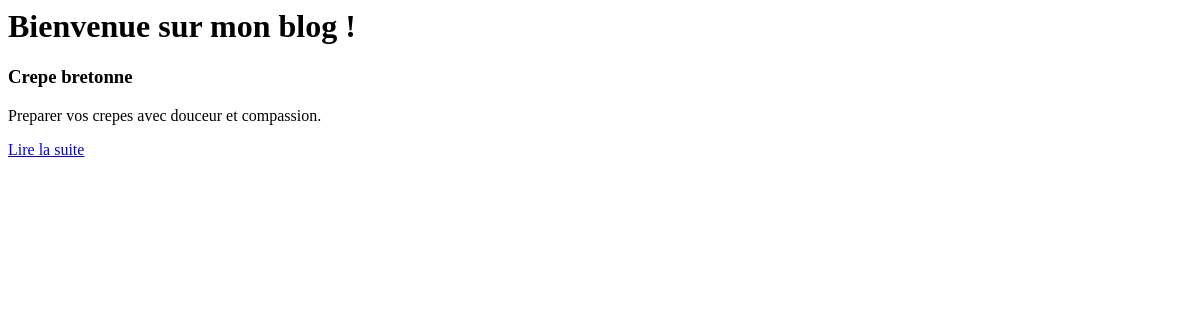
The page /blog/ on the database as committed earlier.
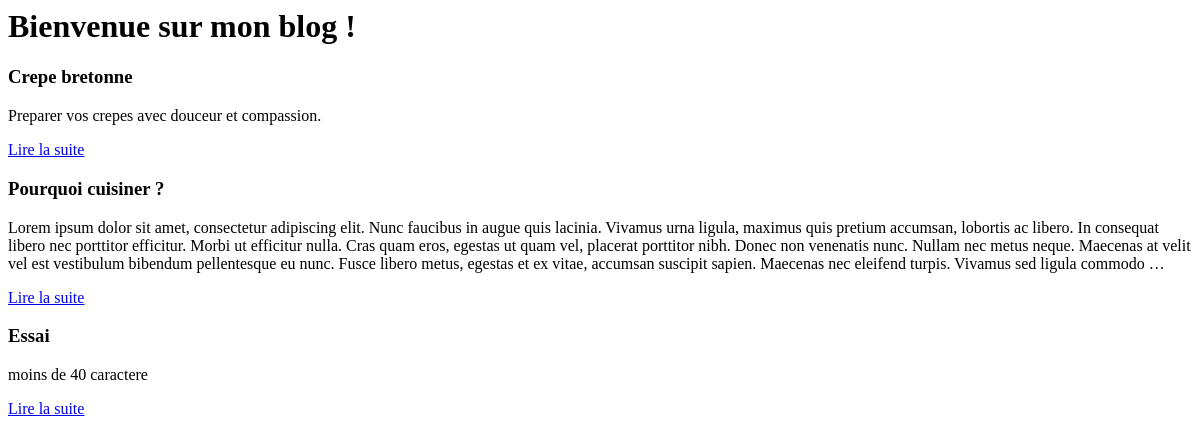
The same page on the database as committed later.
### blog/models.py (models this page shows, shortened)
class Article(models.Model):
	titre = models.CharField(max_length = 100)
	slug = models.CharField(max_length = 100)
	auteur = models.CharField(max_length = 42)
	contenu = models.TextField(null = True)
	date = models.DateTimeField(auto_now_add = True, auto_now = False, verbose_name = "Date de parution")
	categorie = models.ForeignKey('Categorie')

### blog/views.py (the view)
def home(request):
	articles = Article.objects.all()
	return render(request, 'blog/accueil.html', {'derniers_articles': articles})

### blog/templates/blog/accueil.html
<h1>Bienvenue sur mon blog !</h1>
{% for article in derniers_articles %}
	<div class = "article">
		<h3>{{ article.titre }}</h3>
		<p>{{ article.contenu|truncatewords_html:80 }}</p>
		<p><a href="{% url 'lire' id=article.id slug=article.slug %}">Lire la suite</a></p>
	</div>
{% empty %}
	<p>Aucun article</p>
{% endfor %}

Rows that differ between the two databases and show on the page:
added Article: titre "Pourquoi cuisiner ?", contenu "Lorem ipsum dolor sit amet, consectetur adipiscing elit. Nunc faucibus in augue quis lacinia. Vivamus urna ligula, maximus quis pretium accumsan, lobortis ac libero. In consequat libero nec porttitor efficitur. Morbi ut efficitur nulla. Cras quam eros, egestas ut quam vel, placerat porttitor nibh. Donec non venenatis nunc. Nullam nec metus neque. Maecenas at velit vel est vestibulum bibendum pellentesque eu nunc. Fusce libero metus, egestas et ex vitae, accumsan suscipit sapien. Maecenas nec eleifend turpis. Vivamus sed ligula commodo …"
added Article: titre "Essai", contenu "moins de 40 caractere"
